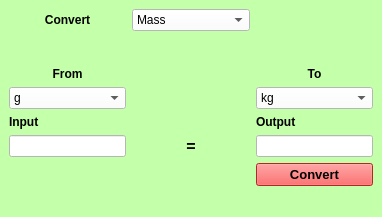
<?xml version="1.0" encoding="UTF-8"?>
<ui version="4.0">
 <class>MainWindow</class>
 <widget class="QMainWindow" name="MainWindow">
  <property name="geometry">
   <rect>
    <x>0</x>
    <y>0</y>
    <width>382</width>
    <height>217</height>
   </rect>
  </property>
  <property name="windowTitle">
   <string>Unit Converter</string>
  </property>
  <property name="windowIcon">
   <iconset>
    <normaloff>icon.jpg</normaloff>icon.jpg</iconset>
  </property>
  <property name="styleSheet">
   <string notr="true">background-color: rgb(196, 255, 169);</string>
  </property>
  <widget class="QWidget" name="centralwidget">
   <layout class="QGridLayout" name="gridLayout">
    <item row="2" column="3">
     <widget class="QLabel" name="label_5">
      <property name="font">
       <font>
        <bold>true</bold>
       </font>
      </property>
      <property name="text">
       <string>To</string>
      </property>
      <property name="alignment">
       <set>Qt::AlignCenter</set>
      </property>
     </widget>
    </item>
    <item row="3" column="1">
     <widget class="QComboBox" name="fromUnit_comboBox">
      <property name="sizePolicy">
       <sizepolicy hsizetype="Preferred" vsizetype="Preferred">
        <horstretch>0</horstretch>
        <verstretch>0</verstretch>
       </sizepolicy>
      </property>
      <property name="styleSheet">
       <string notr="true">background-color: rgb(255, 255, 255);</string>
      </property>
      <item>
       <property name="text">
        <string>g</string>
       </property>
      </item>
      <item>
       <property name="text">
        <string>kg</string>
       </property>
      </item>
      <item>
       <property name="text">
        <string>T</string>
       </property>
      </item>
      <item>
       <property name="text">
        <string>P</string>
       </property>
      </item>
     </widget>
    </item>
    <item row="1" column="2">
     <spacer name="verticalSpacer">
      <property name="orientation">
       <enum>Qt::Vertical</enum>
      </property>
      <property name="sizeHint" stdset="0">
       <size>
        <width>20</width>
        <height>40</height>
       </size>
      </property>
     </spacer>
    </item>
    <item row="6" column="1">
     <widget class="QLineEdit" name="input_textBox">
      <property name="sizePolicy">
       <sizepolicy hsizetype="Preferred" vsizetype="Preferred">
        <horstretch>0</horstretch>
        <verstretch>0</verstretch>
       </sizepolicy>
      </property>
      <property name="styleSheet">
       <string notr="true">background-color: rgb(255, 255, 255);</string>
      </property>
     </widget>
    </item>
    <item row="7" column="3">
     <widget class="QPushButton" name="convert_btn">
      <property name="sizePolicy">
       <sizepolicy hsizetype="Preferred" vsizetype="MinimumExpanding">
        <horstretch>0</horstretch>
        <verstretch>0</verstretch>
       </sizepolicy>
      </property>
      <property name="font">
       <font>
        <pointsize>10</pointsize>
        <bold>true</bold>
       </font>
      </property>
      <property name="styleSheet">
       <string notr="true">background-color: rgb(255, 52, 52);</string>
      </property>
      <property name="text">
       <string>Convert</string>
      </property>
     </widget>
    </item>
    <item row="5" column="3">
     <widget class="QLabel" name="label_3">
      <property name="font">
       <font>
        <bold>true</bold>
       </font>
      </property>
      <property name="text">
       <string>Output</string>
      </property>
     </widget>
    </item>
    <item row="2" column="1">
     <widget class="QLabel" name="label_4">
      <property name="font">
       <font>
        <bold>true</bold>
       </font>
      </property>
      <property name="text">
       <string>From</string>
      </property>
      <property name="alignment">
       <set>Qt::AlignCenter</set>
      </property>
     </widget>
    </item>
    <item row="6" column="3">
     <widget class="QLineEdit" name="output_textBox">
      <property name="sizePolicy">
       <sizepolicy hsizetype="Preferred" vsizetype="Preferred">
        <horstretch>0</horstretch>
        <verstretch>0</verstretch>
       </sizepolicy>
      </property>
      <property name="styleSheet">
       <string notr="true">background-color: rgb(255, 255, 255);</string>
      </property>
     </widget>
    </item>
    <item row="3" column="3">
     <widget class="QComboBox" name="toUnit_comboBox">
      <property name="sizePolicy">
       <sizepolicy hsizetype="Preferred" vsizetype="Preferred">
        <horstretch>0</horstretch>
        <verstretch>0</verstretch>
       </sizepolicy>
      </property>
      <property name="styleSheet">
       <string notr="true">background-color: rgb(255, 255, 255);</string>
      </property>
      <item>
       <property name="text">
        <string>kg</string>
       </property>
      </item>
      <item>
       <property name="text">
        <string>g</string>
       </property>
      </item>
      <item>
       <property name="text">
        <string>T</string>
       </property>
      </item>
      <item>
       <property name="text">
        <string>P</string>
       </property>
      </item>
     </widget>
    </item>
    <item row="5" column="1">
     <widget class="QLabel" name="label_2">
      <property name="font">
       <font>
        <pointsize>9</pointsize>
        <bold>true</bold>
       </font>
      </property>
      <property name="text">
       <string>Input</string>
      </property>
      <property name="margin">
       <number>0</number>
      </property>
      <property name="indent">
       <number>-1</number>
      </property>
     </widget>
    </item>
    <item row="0" column="1">
     <widget class="QLabel" name="label">
      <property name="font">
       <font>
        <bold>true</bold>
       </font>
      </property>
      <property name="text">
       <string>Convert</string>
      </property>
      <property name="alignment">
       <set>Qt::AlignCenter</set>
      </property>
     </widget>
    </item>
    <item row="6" column="2">
     <widget class="QLabel" name="label_6">
      <property name="font">
       <font>
        <pointsize>12</pointsize>
        <bold>true</bold>
       </font>
      </property>
      <property name="text">
       <string>=</string>
      </property>
      <property name="alignment">
       <set>Qt::AlignCenter</set>
      </property>
     </widget>
    </item>
    <item row="0" column="2">
     <widget class="QComboBox" name="convert_comboBox">
      <property name="sizePolicy">
       <sizepolicy hsizetype="Preferred" vsizetype="Preferred">
        <horstretch>0</horstretch>
        <verstretch>0</verstretch>
       </sizepolicy>
      </property>
      <property name="styleSheet">
       <string notr="true">background-color: rgb(255, 255, 255);</string>
      </property>
      <item>
       <property name="text">
        <string>Mass</string>
       </property>
      </item>
      <item>
       <property name="text">
        <string>Length</string>
       </property>
      </item>
      <item>
       <property name="text">
        <string>Value</string>
       </property>
      </item>
      <item>
       <property name="text">
        <string>Temperature</string>
       </property>
      </item>
     </widget>
    </item>
   </layout>
  </widget>
  <widget class="QMenuBar" name="menubar">
   <property name="geometry">
    <rect>
     <x>0</x>
     <y>0</y>
     <width>382</width>
     <height>22</height>
    </rect>
   </property>
  </widget>
  <widget class="QStatusBar" name="statusbar"/>
 </widget>
 <resources/>
 <connections/>
</ui>
